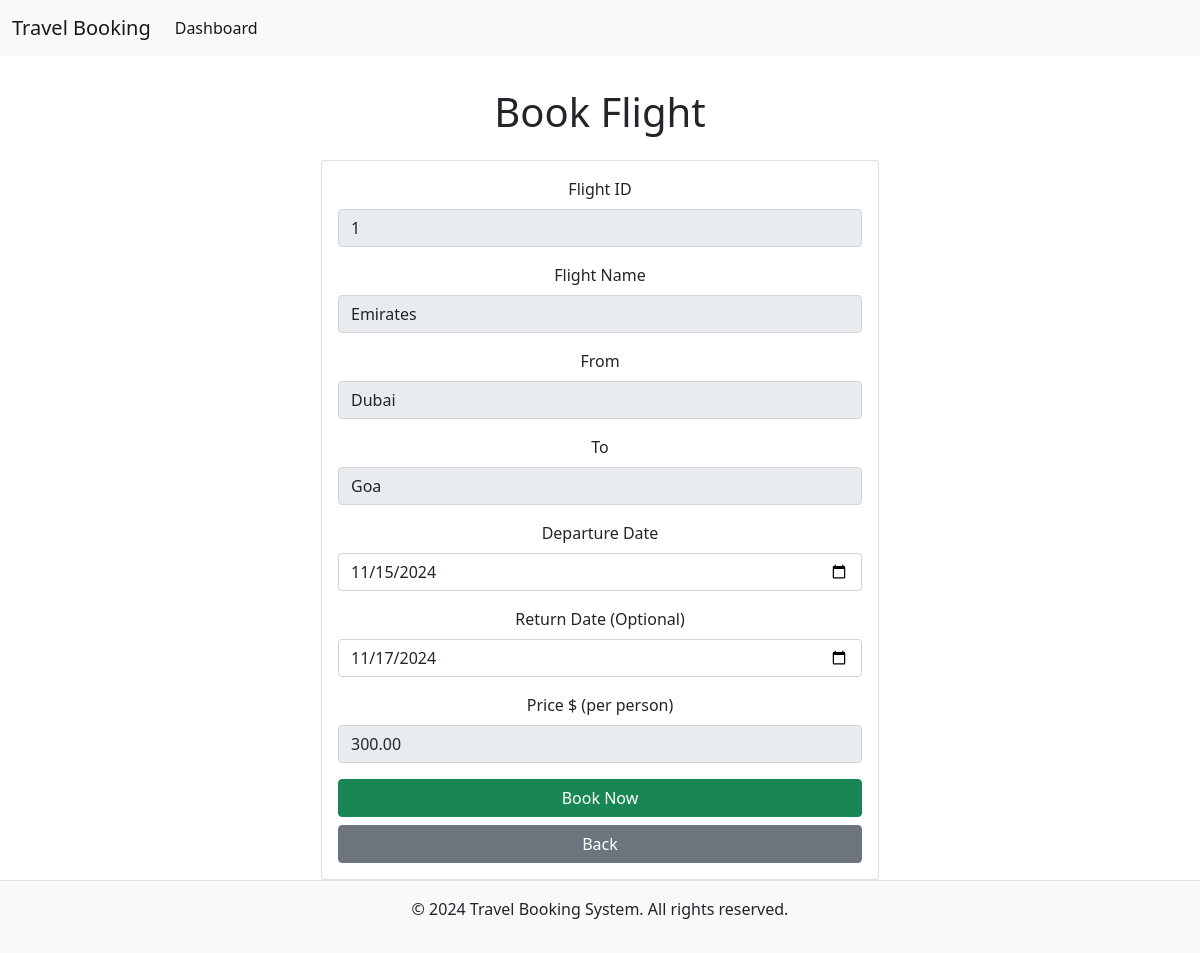
Page /book_flight/1 (signed in) on the committed database.
### Travel/models.py (models this page shows, shortened)
class TravelService(db.Model):
    __abstract__ = True
    id = db.Column(db.Integer, primary_key=True)
    service_id = db.Column(db.Integer, nullable=False)
    availability_count = db.Column(db.Integer, default=0)
    price = db.Column(db.Numeric(10, 2), nullable=False)

class Flight(TravelService):
    __tablename__ = 'flights'
    Flight_Name = db.Column(db.String(80), nullable=False)
    From = db.Column(db.String(80), nullable=False)
    To = db.Column(db.String(80), nullable=False)
    Departure = db.Column(db.DateTime, nullable=False)
    Return = db.Column(db.DateTime, nullable=True)
    status = db.Column(db.String(20), default='Pending')

### Travel/views.py (the view)
@bp.route('/book_flight/<int:flight_id>', methods=['GET', 'POST'])
@login_required
def book_flight(flight_id):
    flight = Flight.query.get_or_404(flight_id)
    form = FlightBookingForm(obj=flight)  # Prepopulate form fields with flight data
    flight_availability_count = flight.availability_count
    if form.validate_on_submit():
        print("Form is valid. Proceeding to save booking.")
        try:
            booking = Booking(
                user_id=current_user.id,
                flight_id=flight.id,
                booking_date=datetime.now(timezone.utc),
                status='Pending'
            )
            db.session.add(booking)
            flight.availability_count = int(flight_availability_count) - 1
            db.session.commit()
            flash('Flight booked successfully!', 'success')
            return redirect(url_for('travel.user_bookings'))
        except Exception as e:
            db.session.rollback()  # Rollback in case of errors
            print(f"Error saving booking: {e}")
            flash('An error occurred while booking the flight.', 'danger')
    else:
        print(form.errors)  # Debugging form errors
    return render_template('book_flight.html', form=form, flight=flight)

### Travel/forms.py
class FlightBookingForm(FlaskForm):
    Flight_Name = StringField('Flight Name', validators=[DataRequired()])
    From = StringField('From', validators=[DataRequired()])
    To = StringField('To', validators=[DataRequired()])
    Departure = DateField('Departure Date', format='%Y-%m-%d', validators=[DataRequired()])
    Return = DateField('Return Date', format='%Y-%m-%d', validators=[Optional()])
    availability_count = IntegerField('Availability Count', validators=[DataRequired()])
    service_id = IntegerField('Service ID', validators=[DataRequired()])
    price = DecimalField('Price', places=2, validators=[DataRequired()])
    submit = SubmitField('Add Flight')

### Travel/models.py (called while the page is built)
@login_manager.user_loader
def load_user(user_id):
    return UserRegister.query.get(user_id)

### Travel/templates/book_flight.html (shortened to what this page needs)
{% extends 'base.html' %}
{% block body %}
  <h1 class="text-center">Book Flight</h1>
  <center>
    <div class="card mt-4" style="width: 50%;">
      <div class="card-body">
        <form action="{{ url_for('travel.book_flight', flight_id=flight.id) }}" method="POST">
          <div class="mb-3">
            <label for="f_id" class="form-label">Flight ID</label>
            <input type="text" class="form-control" name="id" value="{{ flight.id }}" readonly />
          </div>
          <div class="mb-3">
            <label for="f_name" class="form-label">Flight Name</label>
            {{ form.Flight_Name(class="form-control", readonly=True) }}
          </div>
          <div class="mb-3">
            <label for="f_from" class="form-label">From</label>
            {{ form.From(class="form-control", readonly=True) }}
          </div>
          <div class="mb-3">
            <label for="f_to" class="form-label">To</label>
            {{ form.To(class="form-control", readonly=True) }}
          </div>
          <div class="mb-3">
            <label for="f_dep" class="form-label">Departure Date</label>
            {{ form.Departure(class="form-control") }}
          </div>
          <div class="mb-3">
            <label for="f_ret" class="form-label">Return Date (Optional)</label>
            {{ form.Return(class="form-control") }}
          </div>
          <div class="mb-3">
            <label for="f_price" class="form-label">Price $ (per person)</label>
            {{ form.price(class="form-control", readonly=True) }}
          </div>
          <div class="d-grid gap-2">
            <button type="submit" class="btn btn-success">Book Now</button>
            <button type="button" class="btn btn-secondary" onclick="window.location.href='/search/flight'">Back</button>
          </div>
        </form>
      </div>
    </div>
  </center>
{% endblock %}

### Travel/templates/base.html (style rules this page uses)
html, body { height: 100%; }
body { display: flex; flex-direction: column; }

### rows in the picture
Flight: id "1", Flight_Name "Emirates", From "Dubai", To "Goa", Departure "11/15/2024", Return "11/17/2024", price "300.00"
